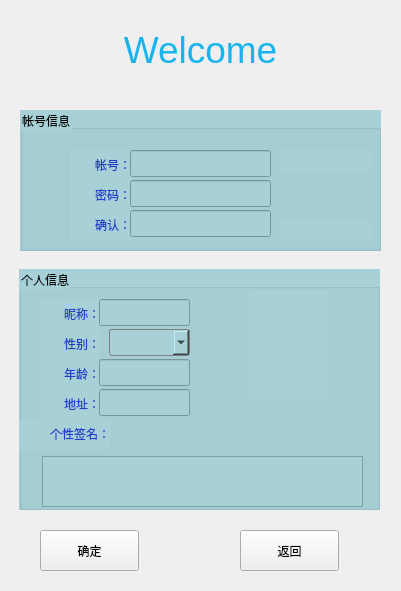
<?xml version="1.0" encoding="UTF-8"?>
<ui version="4.0">
 <class>Register</class>
 <widget class="QWidget" name="Register">
  <property name="geometry">
   <rect>
    <x>0</x>
    <y>0</y>
    <width>401</width>
    <height>591</height>
   </rect>
  </property>
  <property name="windowTitle">
   <string>Form</string>
  </property>
  <widget class="QLabel" name="label">
   <property name="geometry">
    <rect>
     <x>70</x>
     <y>20</y>
     <width>261</width>
     <height>61</height>
    </rect>
   </property>
   <property name="text">
    <string>&lt;html&gt;&lt;head/&gt;&lt;body&gt;&lt;p align=&quot;center&quot;&gt;&lt;span style=&quot; font-size:28pt; color:#19b4ee;&quot;&gt;Welcome&lt;/span&gt;&lt;/p&gt;&lt;/body&gt;&lt;/html&gt;</string>
   </property>
  </widget>
  <widget class="QPushButton" name="Besure_Button">
   <property name="geometry">
    <rect>
     <x>40</x>
     <y>530</y>
     <width>99</width>
     <height>41</height>
    </rect>
   </property>
   <property name="autoFillBackground">
    <bool>false</bool>
   </property>
   <property name="text">
    <string>确定</string>
   </property>
   <property name="checkable">
    <bool>false</bool>
   </property>
   <property name="checked">
    <bool>false</bool>
   </property>
  </widget>
  <widget class="QPushButton" name="Back_Button">
   <property name="geometry">
    <rect>
     <x>240</x>
     <y>530</y>
     <width>99</width>
     <height>41</height>
    </rect>
   </property>
   <property name="text">
    <string>返回</string>
   </property>
  </widget>
  <widget class="QGroupBox" name="PersonInfo_GroupBox">
   <property name="geometry">
    <rect>
     <x>19</x>
     <y>269</y>
     <width>361</width>
     <height>241</height>
    </rect>
   </property>
   <property name="cursor">
    <cursorShape>ArrowCursor</cursorShape>
   </property>
   <property name="focusPolicy">
    <enum>Qt::NoFocus</enum>
   </property>
   <property name="contextMenuPolicy">
    <enum>Qt::DefaultContextMenu</enum>
   </property>
   <property name="layoutDirection">
    <enum>Qt::LeftToRight</enum>
   </property>
   <property name="styleSheet">
    <string notr="true">
background-color: rgb(167, 208, 215);
</string>
   </property>
   <property name="title">
    <string>个人信息</string>
   </property>
   <property name="alignment">
    <set>Qt::AlignLeading|Qt::AlignLeft|Qt::AlignTop</set>
   </property>
   <property name="flat">
    <bool>false</bool>
   </property>
   <widget class="QLabel" name="label_5">
    <property name="geometry">
     <rect>
      <x>20</x>
      <y>60</y>
      <width>61</width>
      <height>31</height>
     </rect>
    </property>
    <property name="text">
     <string>&lt;html&gt;&lt;head/&gt;&lt;body&gt;&lt;p align=&quot;right&quot;&gt;&lt;span style=&quot; color:#2341c6;&quot;&gt;性别：&lt;/span&gt;&lt;/p&gt;&lt;/body&gt;&lt;/html&gt;</string>
    </property>
   </widget>
   <widget class="QLabel" name="label_6">
    <property name="geometry">
     <rect>
      <x>20</x>
      <y>90</y>
      <width>61</width>
      <height>31</height>
     </rect>
    </property>
    <property name="text">
     <string>&lt;html&gt;&lt;head/&gt;&lt;body&gt;&lt;p align=&quot;right&quot;&gt;&lt;span style=&quot; color:#2341c6;&quot;&gt;年龄：&lt;/span&gt;&lt;/p&gt;&lt;/body&gt;&lt;/html&gt;</string>
    </property>
   </widget>
   <widget class="QLabel" name="label_7">
    <property name="geometry">
     <rect>
      <x>20</x>
      <y>120</y>
      <width>61</width>
      <height>31</height>
     </rect>
    </property>
    <property name="text">
     <string>&lt;html&gt;&lt;head/&gt;&lt;body&gt;&lt;p align=&quot;right&quot;&gt;&lt;span style=&quot; color:#2341c6;&quot;&gt;地址：&lt;/span&gt;&lt;/p&gt;&lt;/body&gt;&lt;/html&gt;</string>
    </property>
   </widget>
   <widget class="QLabel" name="label_8">
    <property name="geometry">
     <rect>
      <x>0</x>
      <y>150</y>
      <width>91</width>
      <height>31</height>
     </rect>
    </property>
    <property name="text">
     <string>&lt;html&gt;&lt;head/&gt;&lt;body&gt;&lt;p align=&quot;right&quot;&gt;&lt;span style=&quot; color:#2341c6;&quot;&gt;个性签名：&lt;/span&gt;&lt;/p&gt;&lt;/body&gt;&lt;/html&gt;</string>
    </property>
   </widget>
   <widget class="QLabel" name="label_9">
    <property name="geometry">
     <rect>
      <x>20</x>
      <y>30</y>
      <width>61</width>
      <height>31</height>
     </rect>
    </property>
    <property name="text">
     <string>&lt;html&gt;&lt;head/&gt;&lt;body&gt;&lt;p align=&quot;right&quot;&gt;&lt;span style=&quot; color:#2341c6;&quot;&gt;昵称：&lt;/span&gt;&lt;/p&gt;&lt;/body&gt;&lt;/html&gt;</string>
    </property>
   </widget>
   <widget class="QLineEdit" name="UserName_lineEdit">
    <property name="geometry">
     <rect>
      <x>80</x>
      <y>30</y>
      <width>91</width>
      <height>27</height>
     </rect>
    </property>
   </widget>
   <widget class="QTextEdit" name="UserPS_textEdit">
    <property name="geometry">
     <rect>
      <x>23</x>
      <y>187</y>
      <width>321</width>
      <height>51</height>
     </rect>
    </property>
   </widget>
   <widget class="QLabel" name="UserAvatar_label">
    <property name="geometry">
     <rect>
      <x>230</x>
      <y>20</y>
      <width>80</width>
      <height>110</height>
     </rect>
    </property>
    <property name="text">
     <string/>
    </property>
    <property name="pixmap">
     <pixmap>images/wenhao.png</pixmap>
    </property>
   </widget>
   <widget class="QComboBox" name="UserSex_comboBox">
    <property name="geometry">
     <rect>
      <x>90</x>
      <y>60</y>
      <width>81</width>
      <height>27</height>
     </rect>
    </property>
    <property name="layoutDirection">
     <enum>Qt::LeftToRight</enum>
    </property>
    <property name="autoFillBackground">
     <bool>false</bool>
    </property>
    <property name="styleSheet">
     <string notr="true">QComboBox {
    border: 1px solid gray;
    border-radius: 3px;
    padding: 1px 18px 1px 3px;
    
}</string>
    </property>
    <property name="editable">
     <bool>false</bool>
    </property>
    <property name="currentText">
     <string/>
    </property>
    <property name="currentIndex">
     <number>-1</number>
    </property>
    <property name="minimumContentsLength">
     <number>0</number>
    </property>
   </widget>
   <widget class="QLineEdit" name="UserAge_lineEdit">
    <property name="geometry">
     <rect>
      <x>80</x>
      <y>90</y>
      <width>91</width>
      <height>27</height>
     </rect>
    </property>
   </widget>
   <widget class="QLineEdit" name="UserAddress_lineEdit">
    <property name="geometry">
     <rect>
      <x>80</x>
      <y>120</y>
      <width>91</width>
      <height>27</height>
     </rect>
    </property>
   </widget>
   <zorder>UserSex_comboBox</zorder>
   <zorder>label_5</zorder>
   <zorder>label_6</zorder>
   <zorder>label_7</zorder>
   <zorder>label_8</zorder>
   <zorder>label_9</zorder>
   <zorder>UserName_lineEdit</zorder>
   <zorder>UserPS_textEdit</zorder>
   <zorder>UserAvatar_label</zorder>
   <zorder>UserAge_lineEdit</zorder>
   <zorder>UserAddress_lineEdit</zorder>
  </widget>
  <widget class="QGroupBox" name="AccountInfo_GroupBox">
   <property name="geometry">
    <rect>
     <x>20</x>
     <y>110</y>
     <width>361</width>
     <height>141</height>
    </rect>
   </property>
   <property name="layoutDirection">
    <enum>Qt::LeftToRight</enum>
   </property>
   <property name="autoFillBackground">
    <bool>false</bool>
   </property>
   <property name="styleSheet">
    <string notr="true">
background-color: rgb(167, 208, 215);
</string>
   </property>
   <property name="title">
    <string>帐号信息</string>
   </property>
   <widget class="QLabel" name="label_2">
    <property name="geometry">
     <rect>
      <x>50</x>
      <y>40</y>
      <width>61</width>
      <height>31</height>
     </rect>
    </property>
    <property name="text">
     <string>&lt;html&gt;&lt;head/&gt;&lt;body&gt;&lt;p align=&quot;right&quot;&gt;&lt;span style=&quot; color:#2341c6;&quot;&gt;帐号：&lt;/span&gt;&lt;/p&gt;&lt;/body&gt;&lt;/html&gt;</string>
    </property>
   </widget>
   <widget class="QLabel" name="label_4">
    <property name="geometry">
     <rect>
      <x>50</x>
      <y>70</y>
      <width>61</width>
      <height>31</height>
     </rect>
    </property>
    <property name="text">
     <string>&lt;html&gt;&lt;head/&gt;&lt;body&gt;&lt;p align=&quot;right&quot;&gt;&lt;span style=&quot; color:#2341c6;&quot;&gt;密码：&lt;/span&gt;&lt;/p&gt;&lt;/body&gt;&lt;/html&gt;</string>
    </property>
   </widget>
   <widget class="QLabel" name="label_3">
    <property name="geometry">
     <rect>
      <x>50</x>
      <y>100</y>
      <width>61</width>
      <height>31</height>
     </rect>
    </property>
    <property name="text">
     <string>&lt;html&gt;&lt;head/&gt;&lt;body&gt;&lt;p align=&quot;right&quot;&gt;&lt;span style=&quot; color:#2341c6;&quot;&gt;确认：&lt;/span&gt;&lt;/p&gt;&lt;/body&gt;&lt;/html&gt;</string>
    </property>
   </widget>
   <widget class="QLineEdit" name="UserID_lineEdit">
    <property name="geometry">
     <rect>
      <x>110</x>
      <y>40</y>
      <width>141</width>
      <height>27</height>
     </rect>
    </property>
   </widget>
   <widget class="QLineEdit" name="Password_lineEdit">
    <property name="geometry">
     <rect>
      <x>110</x>
      <y>70</y>
      <width>141</width>
      <height>27</height>
     </rect>
    </property>
    <property name="echoMode">
     <enum>QLineEdit::Password</enum>
    </property>
   </widget>
   <widget class="QLineEdit" name="Password2_lineEdit">
    <property name="geometry">
     <rect>
      <x>110</x>
      <y>100</y>
      <width>141</width>
      <height>27</height>
     </rect>
    </property>
    <property name="frame">
     <bool>true</bool>
    </property>
    <property name="echoMode">
     <enum>QLineEdit::Password</enum>
    </property>
    <property name="clearButtonEnabled">
     <bool>false</bool>
    </property>
   </widget>
   <widget class="QLabel" name="Warn_label">
    <property name="geometry">
     <rect>
      <x>260</x>
      <y>40</y>
      <width>91</width>
      <height>21</height>
     </rect>
    </property>
    <property name="text">
     <string/>
    </property>
   </widget>
   <widget class="QLabel" name="Warn2_label">
    <property name="geometry">
     <rect>
      <x>260</x>
      <y>110</y>
      <width>91</width>
      <height>21</height>
     </rect>
    </property>
    <property name="text">
     <string/>
    </property>
   </widget>
  </widget>
 </widget>
 <resources/>
 <connections/>
</ui>
